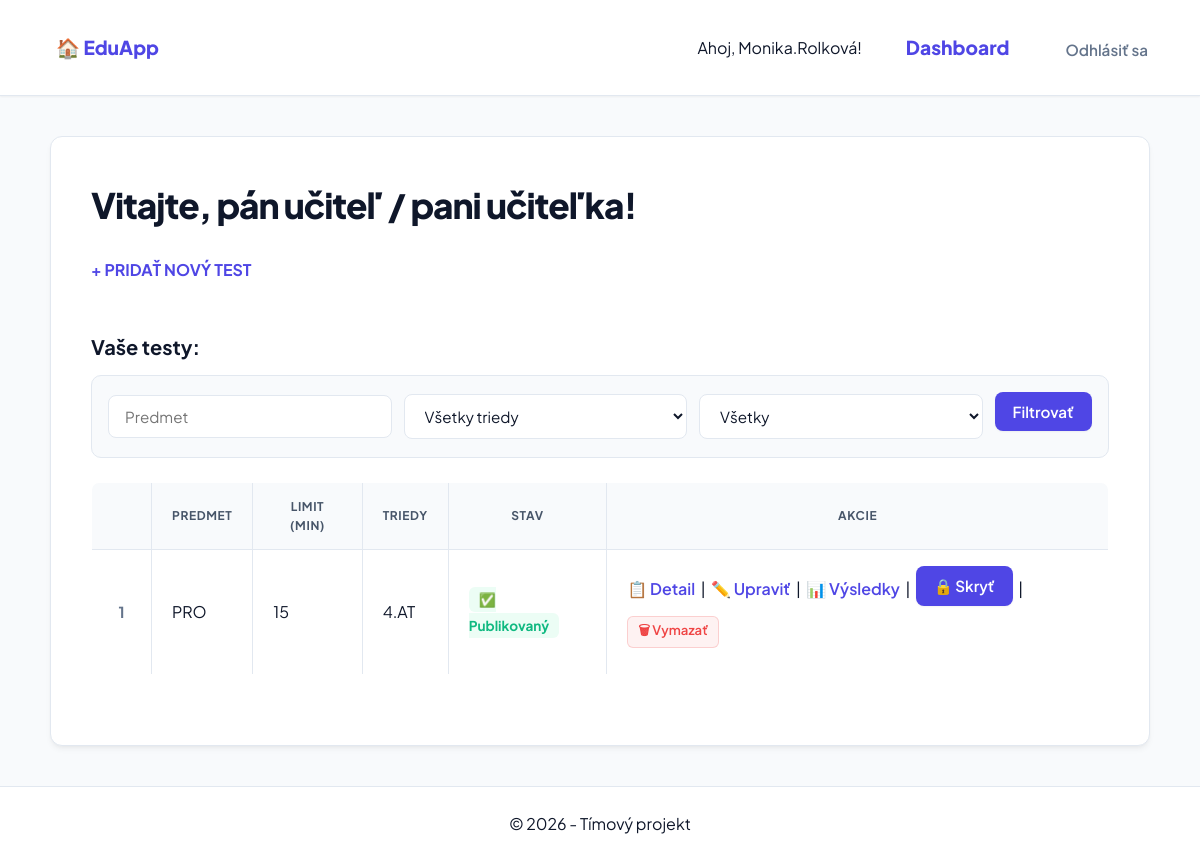
The page /dashboard/ (signed in) on the database its author committed.
### quiz/models.py (models this page shows, shortened)
class Test(models.Model):
    title = models.CharField(max_length=200)
    description = models.TextField()
    subject = models.CharField(max_length=100)
    time_limit = models.IntegerField(help_text="Limit v minútach")
    is_published = models.BooleanField(default=False)
    created_by = models.ForeignKey(User, null=True, blank=True, on_delete=models.SET_NULL, related_name='testy')
    assigned_classes = models.ManyToManyField(Trieda, related_name='tests', blank=True)
    questions = models.ManyToManyField(Question, related_name='tests', through='TestQuestion')

class Trieda(models.Model):
    nazov = models.CharField(max_length=10, unique=True)
    class Meta:
        verbose_name_plural = "Triedy"

### quiz/views.py (the view, shortened to what this page needs)
# urls.py: path('dashboard/', views.dashboard, name='dashboard'),
@login_required
def dashboard(request):
    profil, _ = Profil.objects.get_or_create(user=request.user)
    if is_teacher_or_staff(request.user):
        if request.user.is_staff:
            testy = Test.objects.prefetch_related('assigned_classes').all()
        else:
            testy = Test.objects.prefetch_related('assigned_classes').filter(created_by=request.user)
        publikovany_filter = request.GET.get('publikovany', '')
        trieda_filter = request.GET.get('trieda', '')
        predmet_filter = request.GET.get('predmet', '')
        if publikovany_filter == '1':
            testy = testy.filter(is_published=True)
        elif publikovany_filter == '0':
            testy = testy.filter(is_published=False)
        if trieda_filter:
            testy = testy.filter(assigned_classes__nazov=trieda_filter)
        if predmet_filter:
            testy = testy.filter(subject__icontains=predmet_filter)
        triedy = Trieda.objects.all()
        return render(request, 'quiz/ucitel_dashboard.html', {
            'testy': testy,
            'triedy': triedy,
            'publikovany_filter': publikovany_filter,
            'trieda_filter': trieda_filter,
            'predmet_filter': predmet_filter,
        })

### quiz/views.py (called while the page is built)
def is_teacher_or_staff(user):
    try:
        return user.profil.is_teacher or user.is_staff
    except Profil.DoesNotExist:
        return user.is_staff

### quiz/templates/quiz/ucitel_dashboard.html (shortened to what this page needs)
{% extends 'quiz/base.html' %}
{% block content %}
    <h1>Vitajte, pán učiteľ / pani učiteľka!</h1>
    <a href="{% url 'vytvor_test' %}"><strong>+ PRIDAŤ NOVÝ TEST</strong></a>
    <h3>Vaše testy:</h3>
    <form method="get">
        <input type="text" name="predmet" value="{{ predmet_filter }}" placeholder="Predmet">
        <select name="trieda">
            <option value="">Všetky triedy</option>
        </select>
        <select name="publikovany">
            <option value="">Všetky</option>
        </select>
        <button type="submit">Filtrovať</button>
    </form>
    <table border="1" cellpadding="6">
        <thead>
            <tr>
                <th>Názov testu</th>
                <th>Predmet</th>
                <th>Limit (min)</th>
                <th>Triedy</th>
                <th>Stav</th>
                <th>Akcie</th>
            </tr>
        </thead>
        <tbody>
            {% for test in testy %}
            <tr>
                <td>{{ test.title }}</td>
                <td>{{ test.subject }}</td>
                <td>{{ test.time_limit }}</td>
                <td>
                    {% for t in test.assigned_classes.all %}{{ t.nazov }}{% if not forloop.last %}, {% endif %}
                    {% empty %}—{% endfor %}
                </td>
                <td>
                    {% if test.is_published %}
                        <span style="color:green;">✅ Publikovaný</span>
                    {% else %}
                        <em>Koncept</em>
                    {% endif %}
                </td>
                <td>
                    <a href="{% url 'detail_testu' test.id %}">📋 Detail</a>
                    &nbsp;|&nbsp;
                    <a href="{% url 'uprav_test' test.id %}">✏️ Upraviť</a>
                    &nbsp;|&nbsp;
                    <a href="{% url 'vysledky_testu' test.id %}">📊 Výsledky</a>
                    &nbsp;|&nbsp;
                    <form method="post" action="{% url 'prepni_stav_testu' test.id %}" style="display:inline;">
                        {% if test.is_published %}
                            <button type="submit">🔒 Skryť</button>
                        {% else %}
                            <button type="submit">🚀 Zverejniť</button>
                        {% endif %}
                    </form>
                    &nbsp;|&nbsp;
                    <form method="post" action="{% url 'zmaz_test' test.id %}" style="display:inline;">
                        <button type="submit" class="btn-danger-small" onclick="return confirm('Naozaj chceš vymazať test &quot;{{ test.title }}&quot;? Táto akcia sa nedá vrátiť.')">🗑 Vymazať</button>
                    </form>
                </td>
            </tr>
            {% empty %}
            <tr>
                <td colspan="6">Žiadne testy nevyhovujú filtru.</td>
            </tr>
            {% endfor %}
        </tbody>
    </table>
{% endblock %}

### quiz/templates/quiz/base.html (shortened to what this page needs)
{% load static %}
<!DOCTYPE html>
<html lang="sk">
<head>
    <link rel="stylesheet" href="{% static 'quiz/style.css' %}">
</head>
<body>
    <nav class="main-nav">
        <div class="nav-logo">
            <a href="{% url 'index' %}">🏠 EduApp</a>
        </div>
        <div class="nav-links">
            {% if user.is_authenticated %}
                <span class="user-welcome">Ahoj, {{ user.username }}!</span>
                <a href="{% url 'dashboard' %}" class="link-dashboard">Dashboard</a>
                <form action="{% url 'logout' %}" method="post" class="logout-form">
                    <button type="submit" class="btn-logout">Odhlásiť sa</button>
                </form>
            {% else %}
                {% if request.resolver_match.url_name != 'login' %}
                    <a href="{% url 'login' %}" class="btn-login">Prihlásiť sa</a>
                {% endif %}
            {% endif %}
        </div>
    </nav>
    <main class="container">
        {% block content %}{% endblock %}
    </main>
    <footer class="main-footer">
        &copy; 2026 - Tímový projekt
    </footer>
</body>
</html>

### rows shown on the page
Test: subject "PRO", time_limit "15", is_published "✅ Publikovaný"
Trieda: nazov "4.AT"

### other values the page prints
{{ user.username }} "Monika.Rolková"
